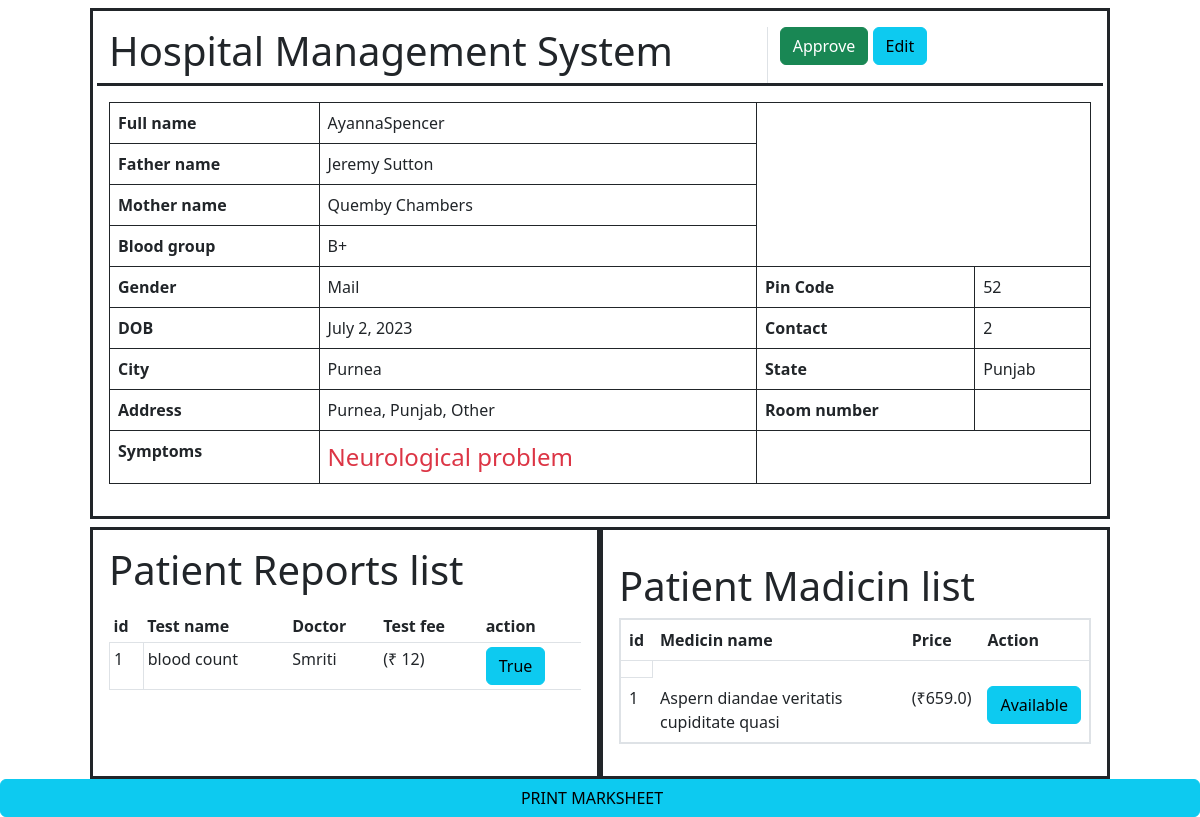
The page /single-view-patient/14/view/ (signed in) on the database its author committed.
### Hospital/models.py (models this page shows, shortened)
class Patient(models.Model):
    user = models.OneToOneField(User, on_delete=models.CASCADE, primary_key=True, related_name='student')
    first_name=models.CharField(max_length=150)
    last_name=models.CharField(max_length=150)
    father_name=models.CharField(max_length=150)
    mother_name=models.CharField(max_length=150)
    age=models.IntegerField()
    gender=models.CharField(max_length=10,choices=GENDER)
    dob=models.DateField(help_text="use MM/DD/YYYY format")
    blood_group=models.CharField(max_length=10,choices=BLOOD)
    contact=models.IntegerField()
    city=models.CharField(max_length=150,choices=CITY)
    state=models.CharField(max_length=150,choices=(("Bihar","Bihar"),("Punjab","Punjab")))
    pin_code=models.IntegerField()
    nationality=models.CharField(max_length=150,choices=(("Indian","Indian"),("Other","Other")))
    address=models.TextField(default=None,blank=True,null=True,)
    p_image=models.ImageField(upload_to="photo/",null=True,blank=True)
    isApproved=models.BooleanField(default=True)
    problem=models.CharField(max_length=120,choices=DISEASES)
    dateOfAdmission=models.DateTimeField(auto_now_add=True)
    doctor=models.ForeignKey("Doctor",on_delete=models.CASCADE,default=None,blank=True,null=True)
    dateOfDischarge=models.DateField(help_text="use MM/DD/YYYY format",default=None,blank=True,null=True)
    tests=models.ForeignKey("Test",on_delete=models.CASCADE,default=None,blank=True,null=True)
    def address(self):
        return self.city + ', ' + self.state + ', ' + self.nationality

class Report(models.Model):
    test_name=models.ForeignKey("Test",on_delete=models.CASCADE,default=None,blank=True,null=True)
    patient=models.ForeignKey("Patient",on_delete=models.CASCADE,default=None,blank=True,null=True)
    doctor=models.ForeignKey("Doctor",on_delete=models.CASCADE,default=None,blank=True,null=True)
    report=models.TextField(default=None,blank=True,null=True)
    report_image=models.ImageField(upload_to="report/",null=True,blank=True)
    action=models.BooleanField(default=None,blank=True,null=True)

class Test(models.Model):
    test_name=models.CharField(max_length=150,choices=TEST)
    test_price=models.IntegerField()

class Doctor(models.Model):
    user = models.OneToOneField(User, on_delete=models.CASCADE, primary_key=True, related_name='doctor')
    first_name=models.CharField(max_length=150)
    last_name=models.CharField(max_length=150)
    father_name=models.CharField(max_length=150)
    mother_name=models.CharField(max_length=150)
    age=models.IntegerField()
    gender=models.CharField(max_length=10,choices=GENDER)
    dob=models.DateField(help_text="use MM/DD/YYYY format")
    blood_group=models.CharField(max_length=10,choices=BLOOD)
    contact=models.IntegerField()
    city=models.CharField(max_length=150,choices=CITY)
    state=models.CharField(max_length=150,choices=(("Bihar","Bihar"),("Punjab","Punjab")))
    pin_code=models.IntegerField()
    nationality=models.CharField(max_length=150,choices=(("Indian","Indian"),("Other","Other")))
    d_image=models.ImageField(upload_to="photo/",null=True,blank=True)
    isApproved=models.BooleanField(default=False)
    spacility=models.CharField(max_length=120,choices=DISEASES)
    qualification=models.CharField(max_length=200)
    dateOfJoin=models.DateField(default=None,blank=True,null=True)
    salary = models.IntegerField(default=None,blank=True,null=True,)
    def __str__(self):
        return self.user.username

class User(AbstractUser):
    is_admin = models.BooleanField(default=False)
    is_patient = models.BooleanField(default=False)
    is_doctor = models.BooleanField(default=False)

class MedicineModel(models.Model):
    patient=models.ForeignKey("Patient",on_delete=models.CASCADE,default=None,blank=True,null=True)
    pharmaceuticl=models.ForeignKey("Pharmaceuticl",on_delete=models.CASCADE,default=None,blank=True,null=True)
    doctor=models.ForeignKey("Doctor",on_delete=models.CASCADE,default=None,blank=True,null=True)
    action=models.BooleanField(default=True)
    qty = models.IntegerField(default=1)

class Pharmaceuticl(models.Model):
    medicine=models.CharField(max_length=200,default=None,blank=True,null=True)
    price=models.FloatField()
    manufacturing_date=models.DateField()
    expiry_date=models.DateField()
    isbn_number=models.BigIntegerField(default=None,blank=True,null=True)
    isAvailable=models.BooleanField(default=False)

### Hospital/views.py (the view)
# urls.py: path("single-view-patient/<int:id>/view/",viewPation,name="viewPation"),
@login_required
def viewPation(req,id):
    patient=Patient.objects.get(pk=id)
    test=Test.objects.all()
    pharmaceutic=MedicineModel.objects.all()
    report=Report.objects.all()
    data={"patient":patient,"report":report,'test':test,"pharmaceutic":pharmaceutic}
    return render(req,"Admin/Manage/Patient/SinglePatient.html",data)

### Template/Admin/Manage/Patient/SinglePatient.html (shortened to what this page needs)
{%load crispy_forms_tags%}
<!DOCTYPE html>
<html lang="en">
<head>
    <link href="https://cdn.jsdelivr.net/npm/bootstrap@5.3.0-alpha1/dist/css/bootstrap.min.css" rel="stylesheet">
</head>
<body>
    <div class="contaner">
        <div class="row">
            <div class="col-lg-10 col-sm-11 border mt-2 border-3 p-3 border-dark mx-auto">
                <div class="row border-bottom border-3 border-dark">
                    <div class="col-8 border-end">
                        <h1 class="fs-1">Hospital Management System</h1>
                    </div>
                    <div class="col-4">
                        {%if patient.isApproved == True %}
                        <a href="{%url 'approveDoctor' patient.user.id%}" class="btn btn-success">Approve</a>
                        {%endif%}
                        <a href="{%url 'editPation' patient.user.id%}" class="btn btn-info">Edit</a>
                    </div>
                </div>
                <table class="table mt-3">
                    <tr class="border border-dark">
                        <th>Full name</th>
                        <td class="border border-dark">
                            {{patient.first_name}}{{patient.last_name}}
                        </td>
                        <td colspan="2" class="border border-dark text-center" rowspan="4">
                        </td>
                    </tr>
                    <tr class="border border-dark">
                        <th>Father name</th>
                        <td class="border border-dark">{{patient.father_name}}</td>
                    </tr>
                    <tr class="border border-dark">
                        <th>Mother name</th>
                        <td class="border border-dark">{{patient.mother_name}}</td>
                    </tr>
                    <tr class="border border-dark">
                        <th>Blood group</th>
                        <td class="border border-dark">{{patient.blood_group}}</td>
                    </tr>
                    <tr class="border border-dark">
                        <th>Gender</th>
                        <td class="border border-dark">{{patient.gender}}</td>
                        <th>Pin Code</th>
                        <td class="border border-dark">{{patient.pin_code}}</td>
                    </tr>
                    <tr class="border border-dark">
                        <th>DOB</th>
                        <td class="border border-dark">{{patient.dob}}</td>
                        <th>Contact</th>
                        <td class="border border-dark">{{patient.contact}}</td>
                    </tr>
                    <tr class="border border-dark">
                        <th>City</th>
                        <td class="border border-dark">{{patient.city}}</td>
                        <th>State</th>
                        <td class="border border-dark">{{patient.state}}</td>
                    </tr>
                    <tr class="border border-dark">
                        <th>Address</th>
                        <td class="border border-dark">{{patient.address}}</td>
                        <th>Room number</th>
                        <td class="border border-dark">{{patient.room_no}}</td>
                    </tr>
                    <tr class="border border-dark">
                        <th>Symptoms</th>
                        <td class="border border-dark text-danger fs-4">
                            {{patient.problem}}
                        </td>
                    </tr>
                </table>
            </div>
            <div class="col-lg-10 col-sm-11 mx-auto">
                <div class="row">
                    <div class="col-lg-6 col-sm-6 border mt-2 border-3 p-3 border-dark mx-auto">
                        <h1>Patient Reports list</h1>
                        <table class="table mt-3 table-sm">
                            <tr>
                                <th>id</th>
                                <th>Test name</th>
                                <th>Doctor</th>
                                <th>Test fee</th>
                                <th>action</th>
                            </tr>
                            {% for report in report %}
                                {%if patient.id == report.patient.id%}
                                    <tr>
                                        <td class="border">{{forloop.counter}}</td>
                                        <td>{{report.test_name.test_name}}</td>
                                        <td>{{report.doctor}}</td>
                                        <td>(₹ {{report.test_name.test_price}})</td>
                                        {%if report.action == None%}
                                            <td><a href="{%url 'viewReport' report.id%}" class="btn btn-danger">{{report.action}}</a></td>
                                        {%else%}
                                            <td><a href="{%url 'viewReport' report.id%}" class="btn btn-info">{{report.action}}</a></td>
                                        {%endif%}
                                    </tr>
                                {%endif%}
                            {% endfor %}
                        </table>
                    </div>
                    <div class="col-lg-6 col-sm-6 border mt-2 border-3 p-3 border-dark mx-auto">
                        <h1 class="mt-3">Patient  Madicin list</h1>
                        <table class="table border border-2">
                            <tr>
                                <th>id</th>
                                <th>Medicin name</th>
                                <th>Price</th>
                                <th>Action</th>
                            </tr>
                            {%if pharmaceutic%}
                                  <td class="border">{{forloop.counter}}</td>
                                  {%for phar in pharmaceutic%}
                                    {%if patient.id == phar.patient.id%}
                                        <tr>
                                            <td>{{phar.id}}</td>
                                            <td>{{phar.pharmaceuticl.medicine}}</td>
                                            <td>(₹{{phar.pharmaceuticl.price}})</td>
                                            {%if phar.pharmaceuticl.isAvailable == True %}
                                                <td><button class="btn btn-info">Available</button></td>
                                            {%else%}
                                                <td><button class="btn btn-danger">Not available</button></td>
                                            {%endif%}
                                        </tr>
                                    {%endif%}
                                {%endfor%}
                            {%else%}
                                <tr><td><h1 class="display-5 text-secondary">No any Medicin is Available</h1></td></tr>
                            {%endif%}
                        </table>
                    </div>
                </div>
            </div>
        </div>
        <a href="" class="btn btn-info d-print-none w-100" onClick="window.print()"> PRINT MARKSHEET</a>
    </div>
</body>
</html>

### rows shown on the page
Patient: first_name "Ayanna", last_name "Spencer", father_name "Jeremy Sutton", mother_name "Quemby Chambers", blood_group "B+", gender "Mail", pin_code "52", dob "July 2, 2023", contact "2", city "Purnea", state "Punjab", address "Purnea, Punjab, Other", problem "Neurological problem"
Report: test_name.test_name "blood count", doctor "Smriti", test_name.test_price "12", action "True"
MedicineModel: id "1", pharmaceuticl.medicine "Aspern diandae veritatis cupiditate quasi", pharmaceuticl.price "659.0", shows "Available"
